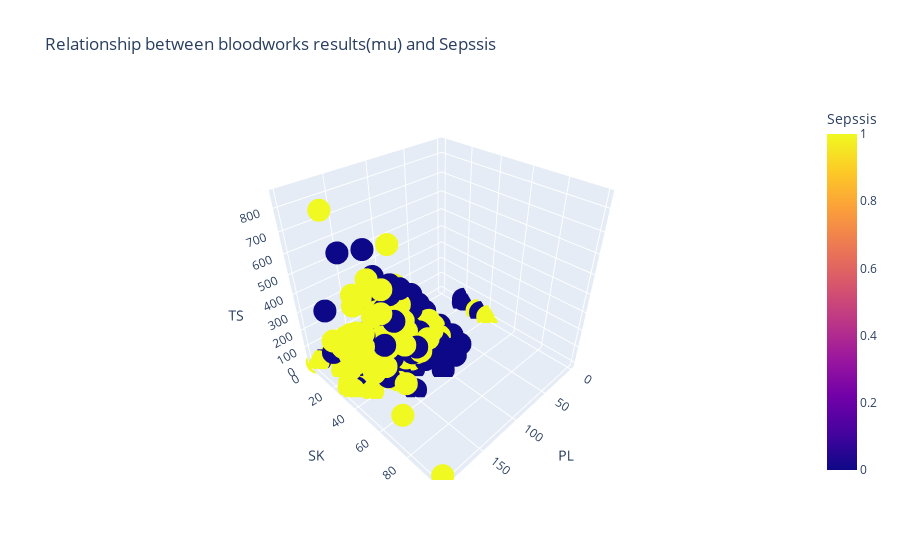

The code cell stored with this chart in its notebook:
### Markdown cell above
#### `Is there a relation between bloodwork and sepsis?`

### Code cell
# Create 3 dimensional scatter plot 

figure = px.scatter_3d(data,
                 x='PL', y='SK',
                 z='TS', color="Sepssis", 
                 title="Relationship between bloodworks results(mu) and Sepssis")
 
# Update the layout using update_layout 
# function to show the legend
figure.update_layout(showlegend=True)
 
figure.show()

### Figure 1 — Plotly figure (JSON) as saved in the notebook; plotly's stock layout.template omitted (floating-point values rounded to 4 significant figures; data arrays with more than 128 entries replaced by an {"elided": "..."} marker saying what was removed)
{"data": [{"hovertemplate": "PL=%{x}<br>SK=%{y}<br>TS=%{z}<br>Sepssis=%{marker.color}<extra></extra>", "legendgroup": "", "marker": {"color": {"elided": "599 int values"}, "coloraxis": "coloraxis", "symbol": "circle"}, "mode": "markers", "name": "", "scene": "scene", "showlegend": false, "type": "scatter3d", "x": {"elided": "599 int values"}, "y": {"elided": "599 int values"}, "z": {"elided": "599 int values"}}], "layout": {"coloraxis": {"colorbar": {"title": {"text": "Sepssis"}}, "colorscale": [[0, "#0d0887"], [0.1111, "#46039f"], [0.2222, "#7201a8"], [0.3333, "#9c179e"], [0.4444, "#bd3786"], [0.5556, "#d8576b"], [0.6667, "#ed7953"], [0.7778, "#fb9f3a"], [0.8889, "#fdca26"], [1, "#f0f921"]]}, "legend": {"tracegroupgap": 0}, "scene": {"domain": {"x": [0, 1], "y": [0, 1]}, "xaxis": {"title": {"text": "PL"}}, "yaxis": {"title": {"text": "SK"}}, "zaxis": {"title": {"text": "TS"}}}, "showlegend": true, "title": {"text": "Relationship between bloodworks results(mu) and Sepssis"}}}
